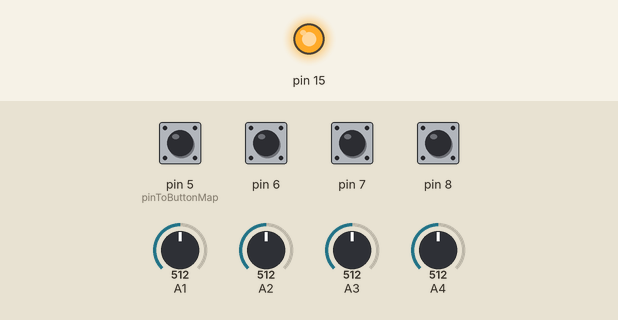
Recording of a sketch running on a simulated Arduino Leonardo, built with avr-gcc and run on an emulated ATmega32U4. Parts: output pins drawn as LEDs (lit = HIGH). Inputs (shaded band) come from the test bench; at power-on: pin 5 (pinToButtonMap), pin 6–8 HIGH, A1 = 512, A2 = 512, A3 = 512, A4 = 512. USB keyboard and mouse output is not drawn.

Above: at 1.2 s.
1.3 s: A1 set to 137
2.8 s: A1 set to 114
At 3.4 s:
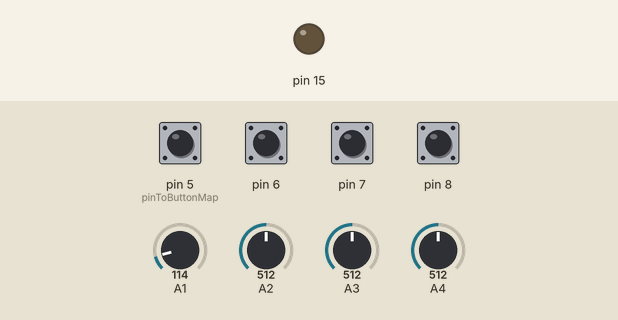
4.3 s: A1 set to 306
At 4.9 s:
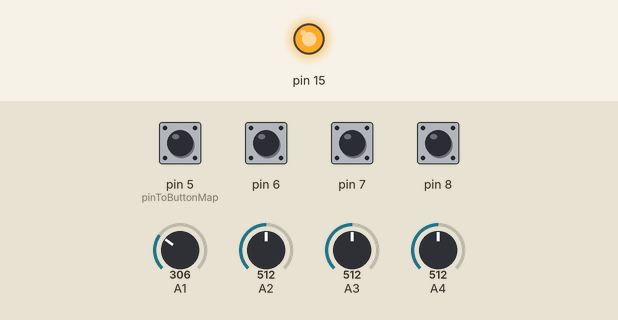
5.8 s: A1 set to 30
At 6.3 s:
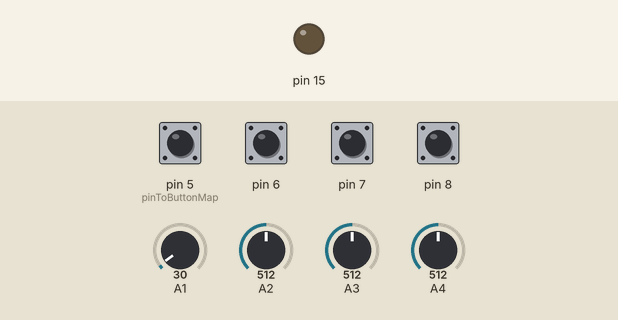
Timing chart, 0 to 8.3 s (numbered marks = the images above; inputs shaded):
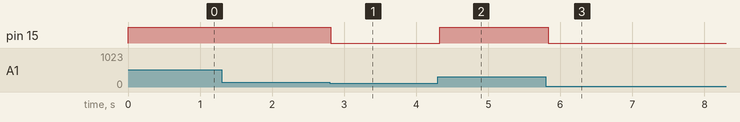

The sketch:

BandrAlswyan_CSC-390-001-2018S.ino
```cpp
// CSC-390-001
// Bandr AlSwyan

//Program that Drives Arduino Joystick to interact with PC games and apps, the board used here is SparkFun Fio Ver 3

// Pin A1 = X Axis
// Pin A2 = Y Axis
// Pin 5 = Button 1


// Pin A3 = X2 Axis
// Pin A4 = Y2 Axis
// Pin 7 = Button 2

// Pin 15 = Led
// Pin 6 = Button 3
// Pin 8 = Button 4
//--------------------------------------------------------------

#include "Joystick.h"

Joystick_ Joystick(JOYSTICK_DEFAULT_REPORT_ID,JOYSTICK_TYPE_JOYSTICK, 4, 0, true, true, true, true, true, true, true, true, true, true, true);

void setup() {

pinMode(A1, INPUT);
pinMode(A2, INPUT);
pinMode(A3, INPUT);
pinMode(A4, INPUT);
pinMode(5, INPUT_PULLUP);
pinMode(6, INPUT_PULLUP);
pinMode(7, INPUT_PULLUP);
pinMode(8, INPUT_PULLUP);
pinMode(15, OUTPUT);

Joystick.begin();
}
  const int pinToButtonMap = 5; //2 3 4 5 are buttons so far

  int lastButtonState[4] = {0,0,0,0};

void loop() {


//X-Axis
int xAxis = analogRead(A1);
Joystick.setXAxisRange(0, 1023);
Joystick.setXAxis(xAxis);

//Y-Axis
int yAxis = analogRead(A2);
Joystick.setYAxisRange(0,1023);
Joystick.setYAxis(yAxis);

//X-RAxis
int RxAxis = analogRead(A3);
Joystick.setRxAxisRange(0, 1023);
Joystick.setRxAxis(RxAxis);

// Y-RAxis
int RyAxis = analogRead(A4);
Joystick.setRyAxisRange(0, 1023);
Joystick.setRyAxis(RyAxis);

  //Joystick.setXAxisRange(0, 127);
  //Joystick.setYAxisRange(-127, 127);
  //Joystick.setRxAxisRange(-127, 127);
  //Joystick.setRxAxisRange(-127, 127);

for (int index = 0; index < 4; index++)
  {
    int currentButtonState = !digitalRead(index + pinToButtonMap);
    if (currentButtonState != lastButtonState[index])
    {

      Joystick.setButton(index, currentButtonState);
      lastButtonState[index] = currentButtonState;
    }
  }


analogWrite(15,analogRead(A1));


delay(100);
}
```

Measured:
- the behaviour switches between 128 and 127 on A1 (found by bisection; images 0 and 1)
- after the input at 1.3 s, every drawn part: stays the same
- after the input at 2.8 s, pin 15: HIGH → LOW at once
- after the input at 4.3 s, pin 15: LOW → HIGH at once
- after the input at 5.8 s, pin 15: HIGH → LOW at once
